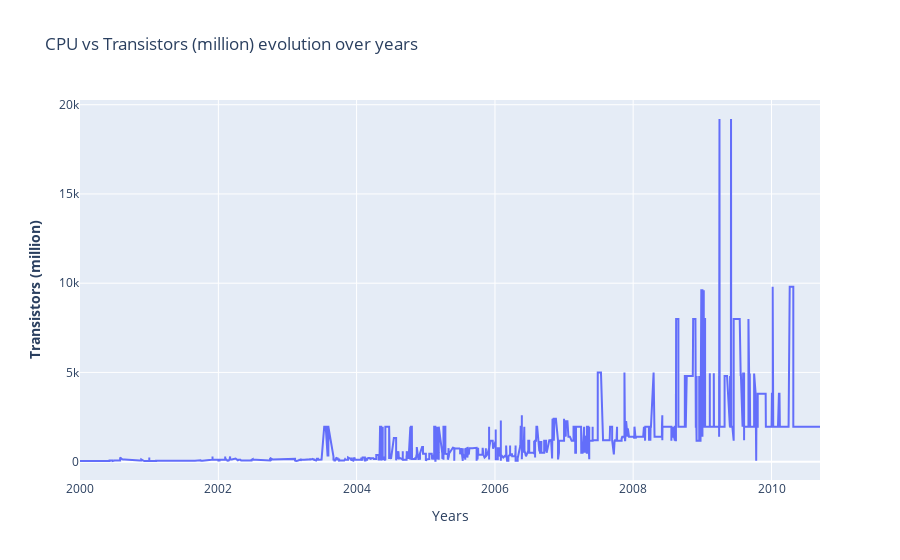
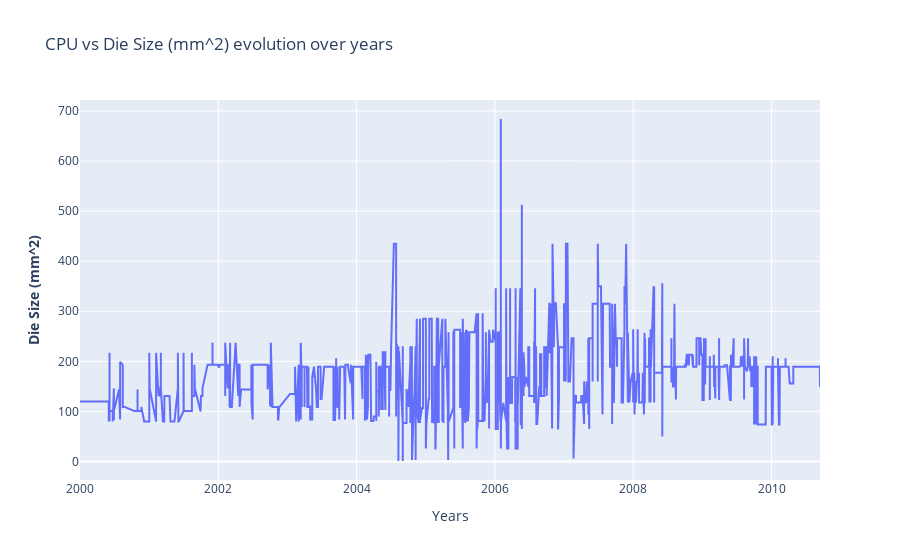

Notebook cell for these charts, in order:
### Markdown cell above
#### CPU

### Code cell
fig_transistors = make_subplots()
fig_die = make_subplots()

# Add traces
fig_transistors.add_trace(
    go.Scatter(x= df_an.index, y=df_cpu["Transistors (million)"] ,name= "CPU")
)
# Add figure title
fig_transistors.update_layout(
    title_text="CPU vs Transistors (million) evolution over years"
)
# Set x-axis title
fig_transistors.update_xaxes(title_text="Years")
# Set y-axes titles
fig_transistors.update_yaxes(title_text="<b>Transistors (million)", secondary_y=False)

# Add traces
fig_die.add_trace(
    go.Scatter(x= df_an.index, y=df_cpu["Die Size (mm^2)"] ,name= "CPU")
)
# Add figure title
fig_die.update_layout(
    title_text="CPU vs Die Size (mm^2) evolution over years"
)
# Set x-axis title
fig_die.update_xaxes(title_text="Years")
# Set y-axes titles
fig_die.update_yaxes(title_text="<b>Die Size (mm^2)", secondary_y=False)

fig_transistors.show()
fig_die.show()

### Figure 1 — Plotly figure (JSON) as saved in the notebook; plotly's stock layout.template omitted (floating-point values rounded to 4 significant figures; data arrays with more than 128 entries replaced by an {"elided": "..."} marker saying what was removed)
{"data": [{"name": "CPU", "type": "scatter", "x": {"elided": "4754 str values"}, "y": {"elided": "2143 float values"}}], "layout": {"title": {"text": "CPU vs Transistors (million) evolution over years"}, "xaxis": {"anchor": "y", "domain": [0, 1], "title": {"text": "Years"}}, "yaxis": {"anchor": "x", "domain": [0, 1], "title": {"text": "<b>Transistors (million)"}}}}

### Figure 2 — Plotly figure (JSON) as saved in the notebook; plotly's stock layout.template omitted (floating-point values rounded to 4 significant figures; data arrays with more than 128 entries replaced by an {"elided": "..."} marker saying what was removed)
{"data": [{"name": "CPU", "type": "scatter", "x": {"elided": "4754 str values"}, "y": {"elided": "2143 float values"}}], "layout": {"title": {"text": "CPU vs Die Size (mm^2) evolution over years"}, "xaxis": {"anchor": "y", "domain": [0, 1], "title": {"text": "Years"}}, "yaxis": {"anchor": "x", "domain": [0, 1], "title": {"text": "<b>Die Size (mm^2)"}}}}
